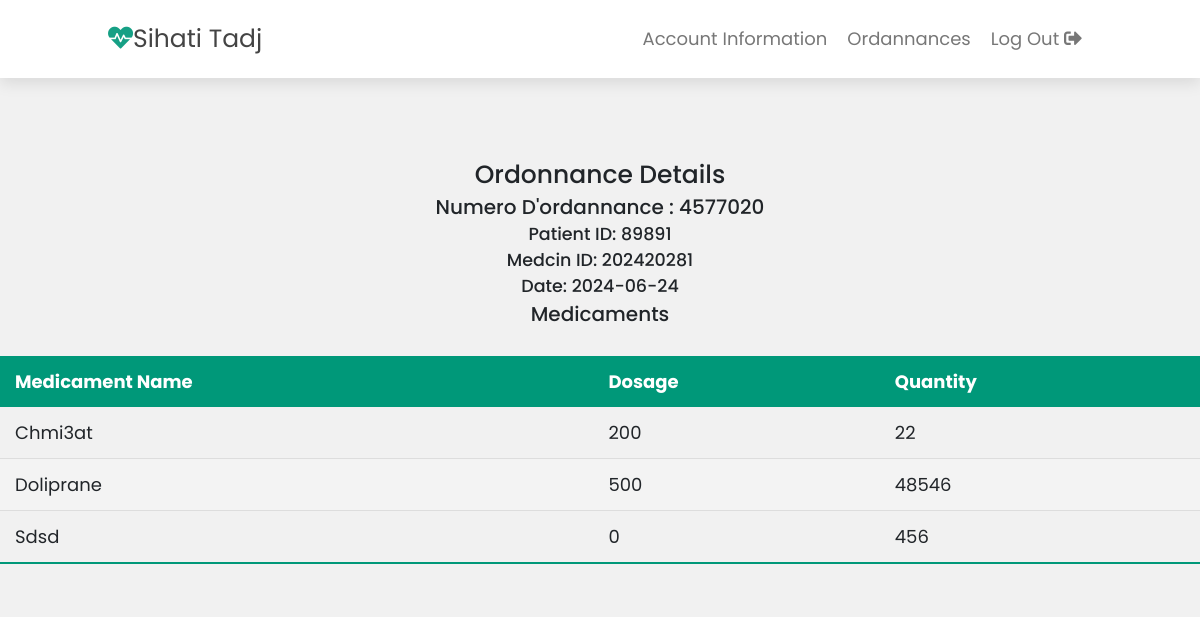
Page /ordPatient.php?id=4577020 (signed in) on the committed database.
### tables this page shows
CREATE TABLE `ordonnance` (
  `OrdonnanceID` int(222) NOT NULL,
  `PatientID` int(11) DEFAULT NULL,
  `MedcinID` int(11) DEFAULT NULL,
  `Date` date DEFAULT NULL,
  `Type` varchar(50) DEFAULT NULL
);

CREATE TABLE `ordonnancemedicament` (
  `OrdonnanceID` int(11) NOT NULL,
  `MedicamentID` int(11) NOT NULL,
  `Quantity` int(11) DEFAULT NULL,
  `description` varchar(2000) DEFAULT NULL
);

CREATE TABLE `medicament` (
  `MedicamentID` int(11) NOT NULL,
  `Name` varchar(100) DEFAULT NULL,
  `Description` text DEFAULT NULL,
  `dosage` int(11) NOT NULL
);

### ordPatient.php (the view, shortened to what this page needs)
<?php
include("connect.php");
if (isset($_GET['id'])) {
    $ordonnanceID = $_GET['id'];
    $ordonnanceID = filter_var($ordonnanceID, FILTER_SANITIZE_NUMBER_INT);
    $stmt = $bdd->prepare("SELECT * FROM Ordonnance WHERE OrdonnanceID = :ordonnanceID");
    $stmt->execute(['ordonnanceID' => $ordonnanceID]);
    $ordonnance = $stmt->fetch();
    if ($ordonnance) {
        $medicamentQuery = $bdd->prepare("
            SELECT m.Name AS MedicamentName, m.Dosage, om.Quantity
            FROM OrdonnanceMedicament om
            JOIN Medicament m ON om.MedicamentID = m.MedicamentID
            WHERE om.OrdonnanceID = :ordonnanceID
        ");
        $medicamentQuery->execute(['ordonnanceID' => $ordonnanceID]);
        $medicaments = $medicamentQuery->fetchAll();
    } else {
        echo "No ordonnance found with the specified ID.";
        exit;
    }
} else {
    echo "No ordonnance ID specified.";
    exit;
}
?>
<!doctype html>
<html>
<head>
    <link rel="stylesheet" href="css/Bootstrap.css">
    <link rel="stylesheet" href="css/font-awesome.min.css">
    <link rel="stylesheet" href="css/index.css">
    <link rel="stylesheet" href="css/logo.css">
    <link rel="stylesheet" href="css/portail.css">
    <link rel="stylesheet" href="css/medcin.css">
    <link rel="stylesheet" href="https://cdnjs.cloudflare.com/ajax/libs/font-awesome/5.15.4/css/all.min.css">
</head>
<body>
    <header class="header">
        <a href="#" class="logo"> <i class="fas fa-heartbeat"></i>Sihati Tadj </a>
        <nav class="navbar">
            <a href="#home">Account Information</a>
            <a href="#home">Ordannances</a>
            <a href="deconnexion.php"> log out <i class="fas fa-sign-out-alt"></i></a>
        </nav>
    </header>
    <div class="content">
        <h1>Ordonnance Details</h1>
        <h2>Numero d'ordannance : <?php echo htmlspecialchars($ordonnance['OrdonnanceID']); ?></h2>
        <h3>Patient ID: <?php echo htmlspecialchars($ordonnance['PatientID']); ?></h3>
        <h3>Medcin ID: <?php echo htmlspecialchars($ordonnance['MedcinID']); ?></h3>
        <h3>Date: <?php echo htmlspecialchars($ordonnance['Date']); ?></h3>
        <h2>Medicaments</h2>
        <table class="styled-table ordTable">
            <thead>
                <tr>
                    <th>Medicament Name</th>
                    <th>Dosage</th>
                    <th>Quantity</th>
                </tr>
            </thead>
            <tbody>
                <?php
                if (!empty($medicaments)) {
                    foreach ($medicaments as $medicament) {
                        echo "<tr>";
                        echo "<td>" . htmlspecialchars($medicament['MedicamentName']) . "</td>";
                        echo "<td>" . htmlspecialchars($medicament['Dosage']) . "</td>";
                        echo "<td>" . htmlspecialchars($medicament['Quantity']) . "</td>";
                        echo "</tr>";
                    }
                } else {
                    echo "<tr><td colspan='3'>No medicaments found for this ordonnance.</td></tr>";
                }
                ?>
            </tbody>
        </table>
    </div>
</body>
</html>

### css/index.css (style rules this page uses)
* { box-sizing: border-box; }
body { margin: 0; font-family: Arial, Helvetica, sans-serif; }

### css/portail.css (style rules this page uses)
:root { --green:#16a085; --black:#444; --light-color:#777; --box-shadow:.5rem .5rem 0 rgba(22, 160, 133, .2); --text-shadow:.4rem .4rem 0 rgba(0, 0, 0, .2); --border:.2rem solid var(--green); }
* { font-family: 'Poppins', sans-serif; margin:0; padding: 0; box-sizing: border-box; outline: none; border: none; text-transform: capitalize; transition: all .2s ease-out; text-decoration: none; }
html { font-size: 62.5%; overflow-x: hidden; scroll-padding-top: 7rem; scroll-behavior: smooth; }
.header { padding:2rem 9%; position: fixed; top:0; left: 0; right: 0; z-index: 1000; box-shadow: 0 .5rem 1.5rem rgba(0, 0, 0, .1); display: flex; align-items: center; justify-content: space-between; background: #fff; }
.header .logo { font-size: 2.5rem; color: var(--black); }
.header .logo i { color: var(--green); }
.header .navbar a { font-size: 1.8rem; color: var(--light-color); margin-left: 2rem; }

### css/medcin.css (style rules this page uses)
* { margin: 0; padding: 0px; }
body { margin: 0; font-family: Arial, sans-serif; background-color: rgb(241, 241, 241); width: 100%; height: auto; }
.content { height: auto; width: 100%; display: flex; position: relative; top:20vh; flex-direction: column; justify-content: center; align-items: center; flex-direction: column; background-color: #f1f1f1; }
table { border-collapse: collapse; width: 100%; margin: 25px 0; font-size: 18px; text-align: left; }
.styled-table thead tr { background-color: #009879; color: #ffffff; text-align: left; font-weight: bold; }
.styled-table th, .styled-table td { padding: 12px 15px; }
.styled-table tbody tr { border-bottom: 1px solid #dddddd; }
.styled-table tbody tr:nth-of-type(even) { background-color: #f3f3f3; }
.styled-table tbody tr:last-of-type { border-bottom: 2px solid #009879; }
.navbar { display: flex; align-items: center; }

### rows in the picture
ordonnance: OrdonnanceID "4577020", PatientID "89891", MedcinID "202420281", Date "2024-06-24"
ordonnancemedicament: MedicamentID.Name "Chmi3at", MedicamentID.dosage "200", Quantity "22"
ordonnancemedicament: MedicamentID.Name "Doliprane", MedicamentID.dosage "500", Quantity "48546"
ordonnancemedicament: MedicamentID.Name "Sdsd", MedicamentID.dosage "0", Quantity "456"
